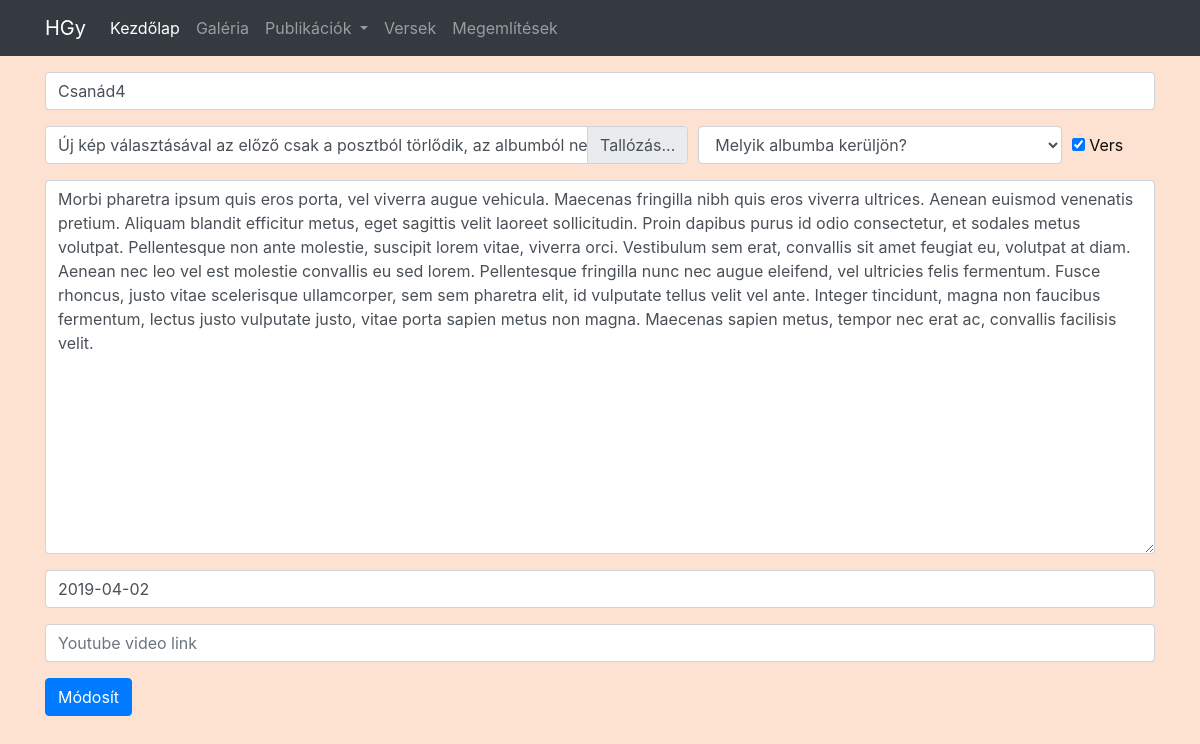
The app's page /poszt-szerkesztes.php?id=17 with its own data.
### tables this page shows
CREATE TABLE `post` (
  `Post_ID` int(6) NOT NULL,
  `cim` varchar(50) DEFAULT NULL,
  `szoveg` text,
  `Kep_ID` int(6) DEFAULT NULL,
  `vers` tinyint(1) DEFAULT NULL,
  `video` varchar(20) DEFAULT NULL,
  `datum` date DEFAULT NULL
);

### poszt-szerkesztes.php (the view, shortened to what this page needs)
<?php require 'fejlec.php'; ?>
<?php
require 'connect.php';
$id = $_GET['id'];
$sql = "SELECT cim, szoveg, Kep_ID, datum, Post_ID, video, vers FROM post WHERE Post_ID = " .$id .";";
$result = $conn->query($sql);
$row = mysqli_fetch_assoc($result);
            $cim = $row['cim'];
            $szoveg = $row['szoveg'];
        if ($row['video'] != NULL) {
            $video = $row['video'];
        }else {
            $video = NULL;
        }
        if ($row['vers'] != 0) {
            $vers = 'checked';
        }else{
            $vers = '';
        }
        $datum = $row['datum'];
?>
<div class="container">
  <form action="poszt-szerkesztes-db.php?id=<?php echo $id?>" method="post" enctype="multipart/form-data">
    <div class="form-group">
      <input type="text" class="form-control" name="cim" placeholder="Cím" value="<?php echo $cim;?>">
    </div>
    <div class="form-row align-items-center">
      <div class="col-7">
        <div class="custom-file">
            <label class="custom-file-label" for="file" data-browse="Tallózás...">Új kép választásával az előző csak a posztból törlődik, az albumból nem!</label>
        </div>
      </div>
      <div class="col-4">
        <select class="form-control" name="album">
        <option value="" disabled selected>Melyik albumba kerüljön?</option>'
        </select>
      </div>
      <div class="col-1">
        <div class="checkbox">
          <label style="margin-bottom:0;"><input type="checkbox" name="vers" <?php echo $vers;?>> Vers</label>
        </div>
      </div>
    </div>
    <div class="form-group">
      <textarea class="form-control" rows="15" placeholder="Vers/Szöveg" name="szoveg"><?php echo $szoveg;?></textarea>
    </div>
    <div class="bootstrap-iso">
        <div class="form-group ">
          <div class="input-group">
            <input class="form-control" name="date" id="date" placeholder="YYYY-MM-DD" type="text" value="<?php echo $datum;?>"/>
          </div>
        </div>
    </div>
 <div class="form-group">
    <input type="url" class="form-control" name="video" placeholder="Youtube video link" <?php if($video != NULL) echo 'value="https://www.youtube.com/watch?v='. $video .'"' ;?>>
  </div>
  <button type="submit" name="submit" class="btn btn-primary">Módosít</button>
  </form>
</div>
<?php require 'lablec.php'; ?>

### style.css (style rules this page uses)
body { background-color:#fde2d1;color:#0c0c0c }
.form-group { margin-top:1rem }

### records on screen
post: cim "Csanád4", szoveg "Morbi pharetra ipsum quis eros porta, vel viverra augue vehicula. Maecenas fringilla nibh quis eros viverra ultrices. Aenean euismod venenatis pretium. Aliquam blandit efficitur metus, eget sagittis velit laoreet sollicitudin. Proin dapibus purus id odio consectetur, et sodales metus volutpat. Pellentesque non ante molestie, suscipit lorem vitae, viverra orci. Vestibulum sem erat, convallis sit amet feugiat eu, volutpat at diam. Aenean nec leo vel est molestie convallis eu sed lorem. Pellentesque fringilla nunc nec augue eleifend, vel ultricies felis fermentum. Fusce rhoncus, justo vitae scelerisque ullamcorper, sem sem pharetra elit, id vulputate tellus velit vel ante. Integer tincidunt,…", date "2019-04-02"
